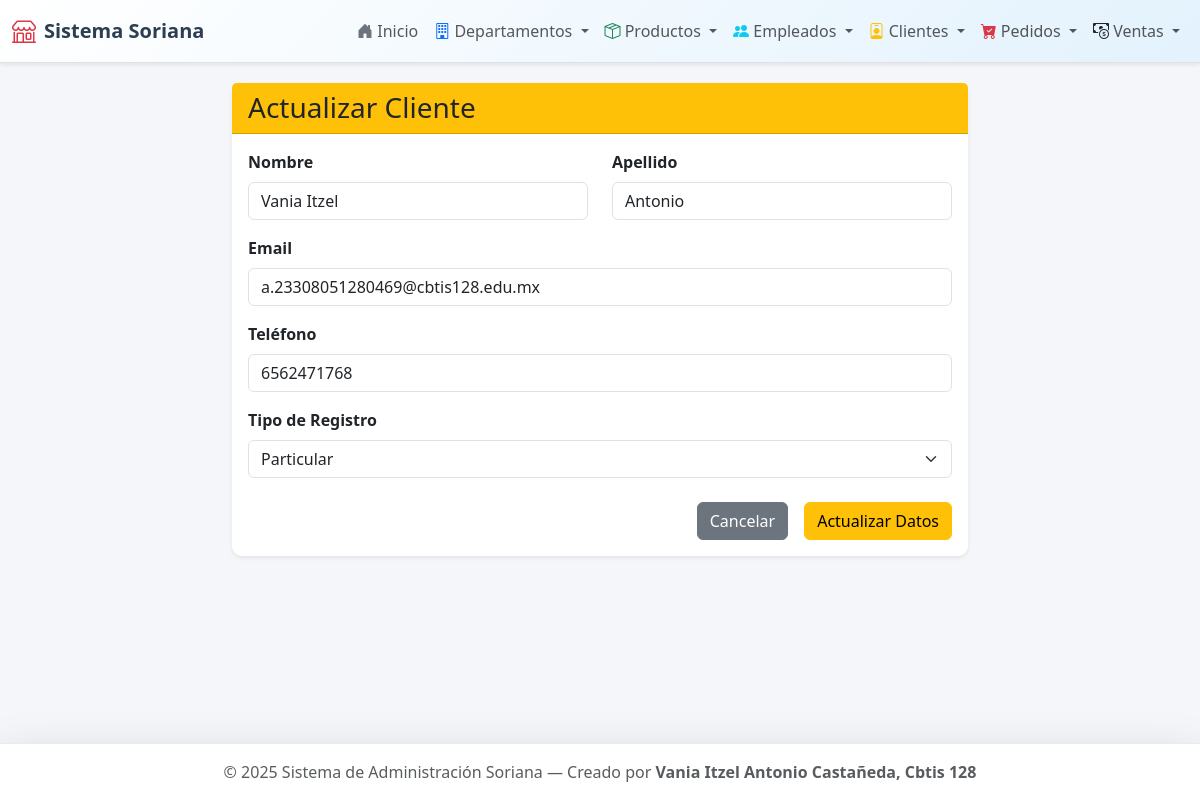
The page /clientes/actualizar/1/ on the database its author committed.
### app_Soriana/models.py (models this page shows, shortened)
class Clientes(models.Model):
    id = models.AutoField(primary_key=True)
    TIPO_REGISTRO_CHOICES = [
        ('Local', 'Local'),
        ('En linea', 'En linea'),
    ]
    nombre = models.CharField(max_length=100)
    apellido = models.CharField(max_length=100)
    email = models.EmailField(unique=True)
    telefono = models.CharField(max_length=15, blank=True, null=True)
    fecha_registro = models.DateField(auto_now_add=True)
    tipo_registro = models.CharField(max_length=20, choices=TIPO_REGISTRO_CHOICES, default='Particular')

### app_Soriana/views.py (the view)
# urls.py: path('clientes/actualizar/<int:id>/', views.actualizar_Clientes, name='actualizar_Clientes'),
def actualizar_Clientes(request, id):
    cliente = get_object_or_404(Clientes, id=id)
    return render(request, 'Clientes/actualizar_Clientes.html', {'cliente': cliente})

### app_Soriana/templates/Clientes/actualizar_Clientes.html (shortened to what this page needs)
{% extends 'base.html' %}
{% block content %}
<div class="row justify-content-center">
    <div class="col-md-8">
        <div class="card shadow-sm">
            <div class="card-header bg-warning text-dark">
                <h3 class="mb-0">Actualizar Cliente</h3>
            </div>
            <div class="card-body">
                <form method="POST" action="{% url 'realizar_actualizacion_Clientes' cliente.id %}">
                    <div class="row mb-3">
                        <div class="col">
                            <label class="form-label fw-bold">Nombre</label>
                            <input type="text" name="nombre" value="{{ cliente.nombre }}" class="form-control" required>
                        </div>
                        <div class="col">
                            <label class="form-label fw-bold">Apellido</label>
                            <input type="text" name="apellido" value="{{ cliente.apellido }}" class="form-control" required>
                        </div>
                    </div>
                    <div class="mb-3">
                        <label class="form-label fw-bold">Email</label>
                        <input type="email" name="email" value="{{ cliente.email }}" class="form-control" required>
                    </div>
                    <div class="mb-3">
                        <label class="form-label fw-bold">Teléfono</label>
                        <input type="text" name="telefono" value="{{ cliente.telefono }}" class="form-control">
                    </div>
                    <div class="mb-3">
                        <label class="form-label fw-bold">Tipo de Registro</label>
                        <select name="tipo_registro" class="form-select">
                            <option value="Particular" {% if cliente.tipo_registro == 'Particular' %}selected{% endif %}>Particular</option>
                        </select>
                    </div>
                    <div class="d-grid gap-2 d-md-flex justify-content-md-end mt-4">
                        <a href="{% url 'inicio_Clientes' %}" class="btn btn-secondary me-md-2">Cancelar</a>
                        <button type="submit" class="btn btn-warning">Actualizar Datos</button>
                    </div>
                </form>
            </div>
        </div>
    </div>
</div>
{% endblock %}

### app_Soriana/templates/base.html (style rules this page uses)
body { background-color: #f4f6f9; color: #444; font-family: 'Segoe UI', Tahoma, Geneva, Verdana, sans-serif; }
.card { border: none; border-radius: 10px; box-shadow: 0 4px 6px rgba(0,0,0,0.05); }

### rows shown on the page
Clientes: nombre "Vania Itzel", apellido "Antonio", email "a.23308051280469@cbtis128.edu.mx", telefono "6562471768", tipo_registro "Particular"
